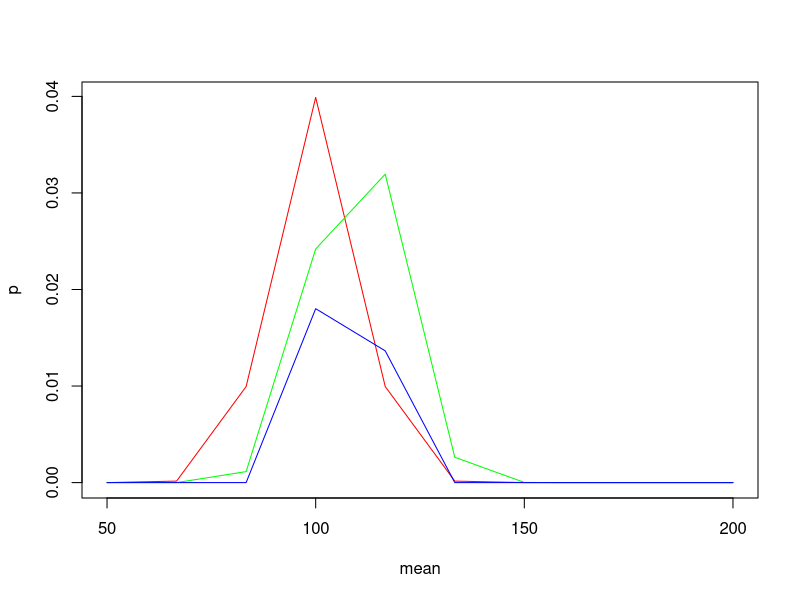

Source code (R):
## ---- chunk 1
x=seq(50,200,length=10)
plot(x,dnorm(x,100,10),type='l',col='red',xlab='mean',ylab='p')
lines(x,dnorm(x,110,10),col='green')
lines(x,dnorm(x,108,sqrt(20)),col='blue')
## ---- chunk 2
qnorm(0.025,108,sqrt(20))
qnorm(0.975,108,sqrt(20))
## ---- chunk 3
pnorm(100,108,sqrt(20))
## ---- chunk 4
x=rnorm(100000,108,sqrt(20))
quantile(x,probs=seq(0,1,0.025))
pnorm(100,mean(x),sd(x))
## ---- chunk 5
pnorm(35,36.8682,0.944442825)
## ---- chunk 6
qnorm(0.025,970.297,19.901)
qnorm(0.975,970.297,19.901)
## ---- chunk 7
qnorm(0.025,1392.802,16.617)
qnorm(0.975,1392.802,16.617)
## ---- chunk 8
x=rnorm(100000,970.297,19.901)
y=2203-0.835*x
quantile(y,probs=seq(0,1,0.025))
## ---- chunk 9
qnorm(0.025,79.412,0.631)
qnorm(0.975,79.412,0.631)
## ---- chunk 10
1-pnorm(80,79.412,0.631)
## ---- chunk 11
qnorm(0.025,398.5,15.689)
qnorm(0.975,398.5,15.689)
## ---- chunk 12
pnorm(350,398.5,15.689)
